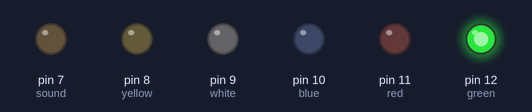
Recording of a sketch running on a simulated Arduino Uno, built with avr-gcc and run on an emulated ATmega328P. On the bench: output pins drawn as LEDs (lit = HIGH).

Above: at 0.2 s.
At 1.2 s:
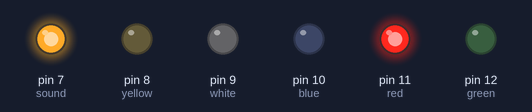
At 2.2 s:
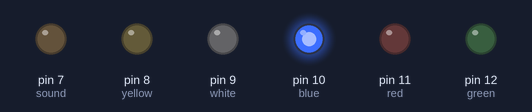
At 3.2 s:
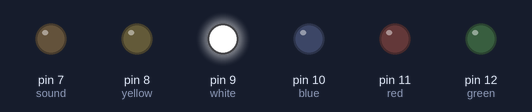
At 4.2 s:
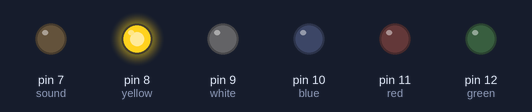
At 5.7 s:
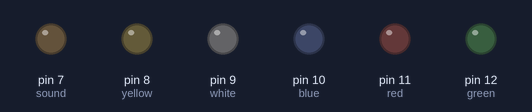
Timing chart, 0 to 6.5 s (numbered marks = the images above):
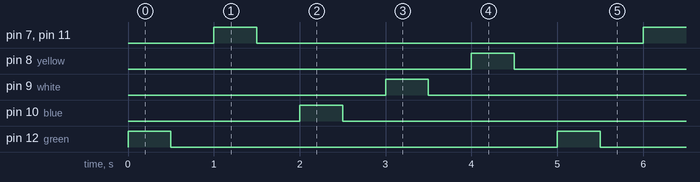

The sketch:

disco_light_.ino
```cpp
int green = 12;
int red = 11;
int blue = 10;
int white = 9;
int yellow = 8;
int sound = 7;
void setup() {
  // put your setup code here, to run once:
Serial.begin(9600);
pinMode(green,OUTPUT);
pinMode(red,OUTPUT);
pinMode(blue,OUTPUT);
pinMode(white,OUTPUT);
pinMode(yellow,OUTPUT);
pinMode(sound,OUTPUT);
}

void loop() {
  // put your main code here, to run repeatedly:
digitalWrite(green,HIGH);
delay(500);
digitalWrite(green,LOW);
delay(500);
digitalWrite(red,HIGH);
digitalWrite(sound,HIGH);
delay(500);
digitalWrite(red,LOW);
digitalWrite(sound,LOW);
delay(500);
digitalWrite(blue,HIGH);
delay(500);
digitalWrite(blue,LOW);
delay(500);
digitalWrite(white,HIGH);
delay(500);
digitalWrite(white,LOW);
delay(500);


digitalWrite(yellow,HIGH);
delay(500);
digitalWrite(yellow,LOW);
delay(500);
}
```

Measured:
- by itself, pin 7 (sound), pin 8 (yellow), pin 9 (white), pin 10 (blue), pin 11 (red), pin 12 (green): alternates HIGH for 0.50 s and LOW for 4.5 s
- by itself, everything shown: repeats every 5.0 s, in 10 steps
